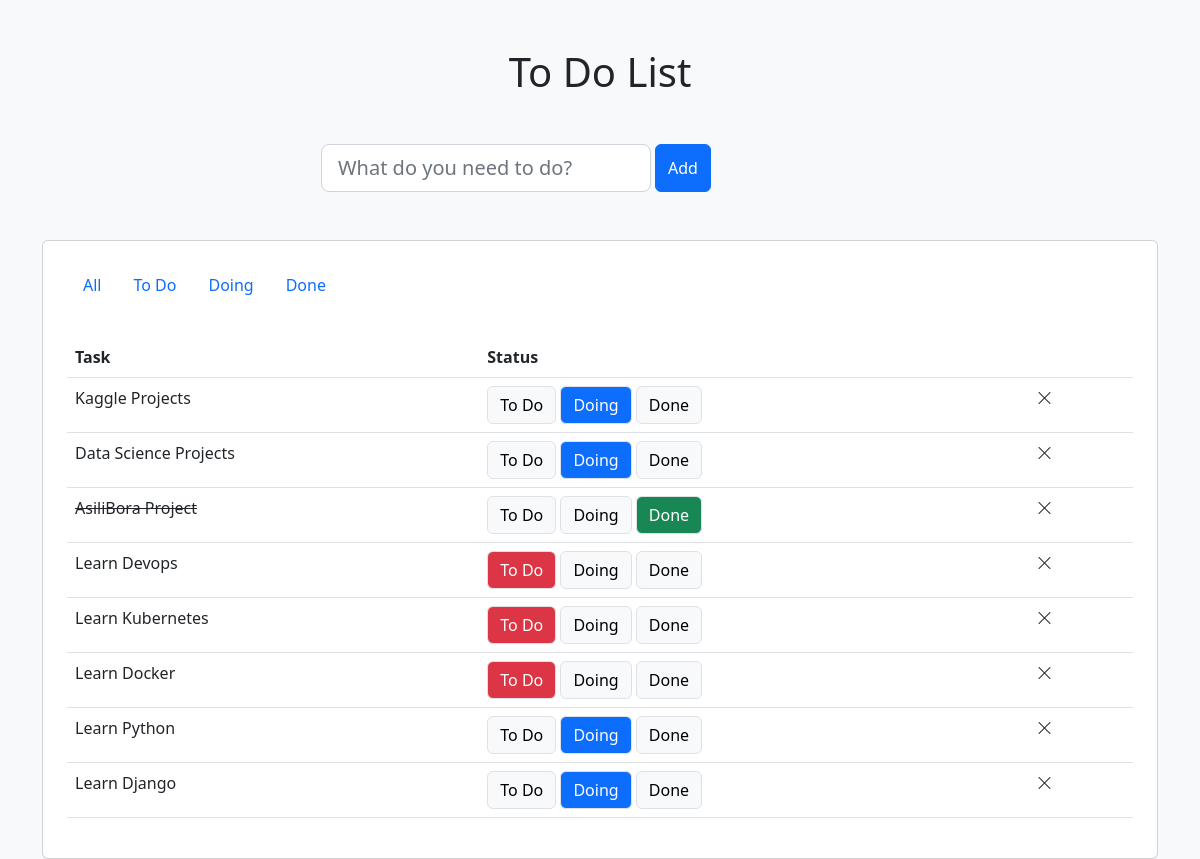
/, run on an earlier commit of the app's database.
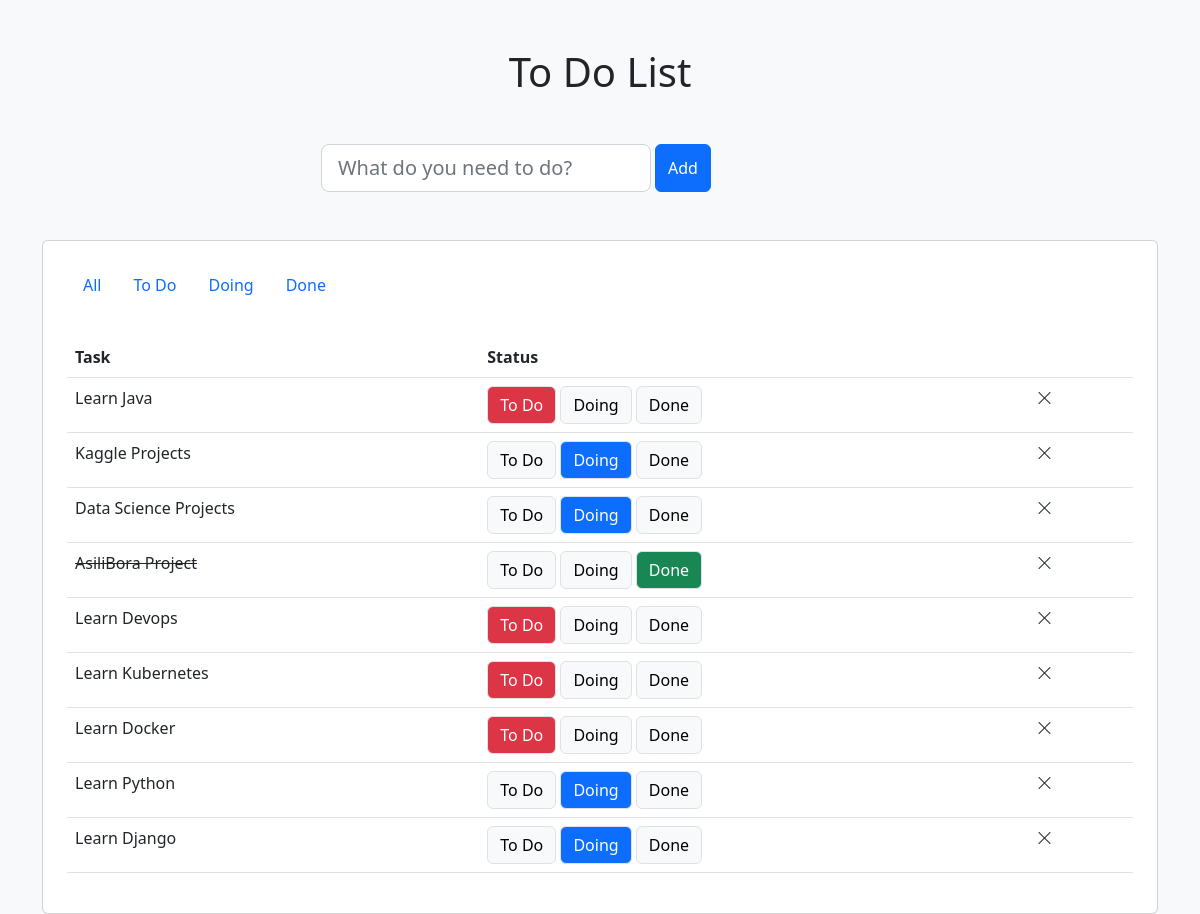
And on a later commit of the database.
### todo/models.py (models this page shows, shortened)
class Task(models.Model):
    class StatusChoice(models.TextChoices):
        TODO = "To Do"
        DOING = "Doing"
        DONE = "done"
    name = models.CharField(max_length=255)
    created = models.DateTimeField(auto_now_add=True)
    status = models.CharField(
        choices = StatusChoice.choices, max_length=100, default=StatusChoice.TODO
        )

### todo/views.py (the view)
# urls.py: path("", views.index, name="index"),
def index(request: HttpRequest) -> HttpResponse:
    if request.method == "POST":
        form = TaskForm(data=request.POST)
        if form.is_valid():
            form.save()
    form = TaskForm()
    tasks = Task.objects.all().order_by("-created")
    context = {
        "tasks": tasks,
        "form": form,
        "Status": Task.StatusChoice
        }
    return render(request, "index.html", context)

### todo/forms.py
class TaskForm(forms.ModelForm):
    class Meta:
        model = Task
        fields = ["name"]
    name = forms.CharField(
        label=False,
        widget=forms.TextInput(
            attrs={
                "aria-label": "name",
                "placeholder": "What do you need to do?",
                "class": "form-control form-control-lg inline-block",
            }
        ),
    )

### todo/templates/index.html (shortened to what this page needs)
{% extends 'base.html' %}
{% block content %}
<form class="w-50 mx-auto mb-5 d-flex" id="todo-form" method="post">
    {{ form }}
    <input class="btn btn-primary mx-1" type="submit" value="Add">
</form>
<section class="card p-4">
    <ul id="tabs" class="nav nav-pills mb-4 pb-2">
        <li class="nav-item">
            <a class="nav-link {% if filter_choice == 'ALL' %}active{% endif %}" href="{% url 'index' %}">
                All
            </a>
        </li>
        <li class="nav-item">
            <a class="nav-link {% if filter_choice == Status.TODO %}active{% endif %}"
                href="{% url 'filter' Status.TODO %}">To Do</a>
        </li>
        <li class="nav-item">
            <a class="nav-link {% if filter_choice == Status.DOING %}active{% endif %}"
                href="{% url 'filter' Status.DOING %}">Doing</a>
        </li>
        <li class="nav-item">
            <a class="nav-link {% if filter_choice == Status.DONE %}active{% endif %}"
                href="{% url 'filter' Status.DONE %}">Done</a>
        </li>
    </ul>
    <section id="todo-list">
        {% include 'partials/todo_list.html' %}
    </section>
</section>
{% endblock %}

### todo/templates/partials/todo_row.html
<tr id="task-row-{{task.id}}">
    {% if task.status == Status.DONE %}
    <td>
        <del>{{task.name}}</del>
    </td>
    {% else %}
    <td>{{task.name}}</td>
    {% endif %}
    <td>
        {% if task.status == Status.TODO %}
         <div class="btn btn-danger border">To Do</div>
        {% else %}
         <a class="btn btn-light border" href="{% url 'update_status' task.id Status.TODO %}">To Do</a>
        {% endif %}
        {% if task.status == Status.DOING %}
        <div class="btn btn-primary border">Doing</div>
        {% else %}
        <a class="btn btn-light border" href="{% url 'update_status' task.id Status.DOING %}">Doing</a>
        {% endif %}
        {% if task.status == Status.DONE %}
        <div class="btn btn-success border">Done</div>
        {% else %}
        <a class="btn btn-light border" href="{% url 'update_status' task.id Status.DONE %}">Done</a>
        {% endif %}
    </td>
    <td>
        <a class="m-2" href="{% url 'delete' task.id %}">
            <i class="link-dark bi-x-lg"></i>
        </a>
    </td>
</tr>

What changed in the data, as far as the page shows it:
added Task: name "Learn Java", status "To Do"
